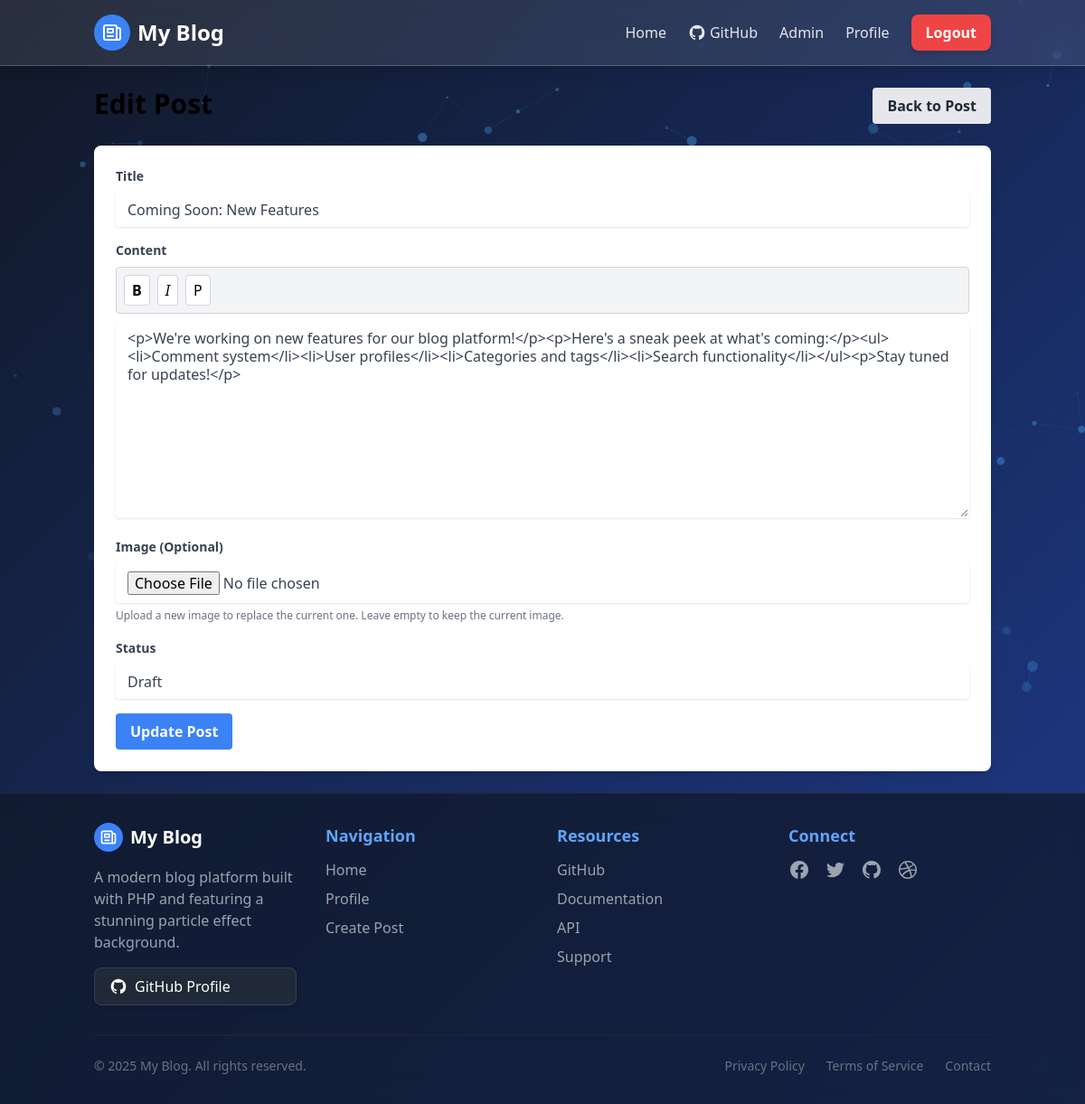
The app's page /public/posts/edit/3 (signed in) with its own data.
### tables this page shows
CREATE TABLE IF NOT EXISTS posts (
  id INT AUTO_INCREMENT PRIMARY KEY,
  user_id INT NOT NULL,
  title VARCHAR(255) NOT NULL,
  slug VARCHAR(255) NOT NULL UNIQUE,
  body TEXT NOT NULL,
  image VARCHAR(255) NOT NULL DEFAULT 'noimage.jpg',
  status ENUM('published', 'draft') NOT NULL DEFAULT 'published',
  created_at TIMESTAMP DEFAULT CURRENT_TIMESTAMP,
  updated_at TIMESTAMP DEFAULT CURRENT_TIMESTAMP ON UPDATE CURRENT_TIMESTAMP,
  FOREIGN KEY (user_id) REFERENCES users(id) ON DELETE CASCADE
);

### app/helpers/Router.php (called while the page is built, shortened)
<?php
class Router {
    protected $currentMethod = DEFAULT_METHOD;
    public function __construct() {
        $url = $this->getUrl();
        if(isset($url[0]) && file_exists('../app/controllers/' . ucwords($url[0]) . '.php')) {
            unset($url[0]);
        }
        $this->currentController = new $this->currentController;
        if(isset($url[1])) {
            if(method_exists($this->currentController, $url[1])) {
                $this->currentMethod = $url[1];
                unset($url[1]);
            }
        }
        $this->params = $url ? array_values($url) : [];
        call_user_func_array([$this->currentController, $this->currentMethod], $this->params);
    }
    public function getUrl() {
        if(isset($_GET['url'])) {
            $url = rtrim($_GET['url'], '/');
            $url = filter_var($url, FILTER_SANITIZE_URL);
            $url = explode('/', $url);
            return $url;
        }
        return ['posts', 'index'];
    }
}
?>

### public/index.php (called while the page is built, shortened)
<?php
require_once '../app/helpers/Router.php';
require_once '../app/models/Database.php';
$router = new Router();
?>

### app/models/Database.php (called while the page is built, shortened)
<?php
class Database {
    private $host = DB_HOST;
    private $user = DB_USER;
    private $pass = DB_PASS;
    private $dbname = DB_NAME;
    private $dbh;
    private $stmt;
    public function __construct() {
        $dsn = 'mysql:host=' . $this->host . ';dbname=' . $this->dbname;
        $options = array(
            PDO::ATTR_PERSISTENT => true,
            PDO::ATTR_ERRMODE => PDO::ERRMODE_EXCEPTION
        );
        try {
            $this->dbh = new PDO($dsn, $this->user, $this->pass, $options);
        } catch(PDOException $e) {
            $this->error = $e->getMessage();
            echo 'Database Connection Error: ' . $this->error;
        }
    }
    public function query($sql) {
        $this->stmt = $this->dbh->prepare($sql);
    }
    public function bind($param, $value, $type = null) {
        if(is_null($type)) {
            switch(true) {
                default:
                    $type = PDO::PARAM_STR;
            }
        }
        $this->stmt->bindValue($param, $value, $type);
    }
    public function execute() {
        return $this->stmt->execute();
    }
    public function single() {
        $this->execute();
        return $this->stmt->fetch(PDO::FETCH_OBJ);
    }
}
?>

### app/models/Post.php (called while the page is built, shortened)
<?php
class Post {
    private $db;
    public function __construct() {
        $this->db = new Database;
    }
    public function getPostById($id) {
        $this->db->query('SELECT p.*, u.username, u.name
                          FROM posts p
                          INNER JOIN users u
                          ON p.user_id = u.id
                          WHERE p.id = :id');
        $this->db->bind(':id', $id);
        return $this->db->single();
    }
}
?>

### app/views/posts/edit.php (the view, shortened to what this page needs)
<?php require APPROOT . '/views/includes/header.php'; ?>
<div class="flex justify-between items-start mb-6">
  <h1 class="text-3xl font-bold">Edit Post</h1>
  <a href="<?php echo BASE_URL; ?>/posts/show/<?php echo $data['id']; ?>" class="bg-gray-200 hover:bg-gray-300 text-gray-800 font-semibold py-2 px-4 rounded">
    <i class="fas fa-arrow-left"></i> Back to Post
  </a>
</div>
<div class="bg-white rounded-lg shadow-md p-6">
  <form action="<?php echo BASE_URL; ?>/posts/edit/<?php echo $data['id']; ?>" method="post" enctype="multipart/form-data">
    <div class="mb-4">
      <label for="title" class="block text-gray-700 text-sm font-bold mb-2">Title</label>
      <input type="text" name="title" id="title" class="shadow appearance-none border rounded w-full py-2 px-3 text-gray-700 leading-tight focus:outline-none focus:shadow-outline <?php echo (!empty($data['title_err'])) ? 'border-red-500' : ''; ?>" value="<?php echo $data['title']; ?>" placeholder="Post Title">
    </div>
    <div class="mb-4">
      <label for="body" class="block text-gray-700 text-sm font-bold mb-2">Content</label>
      <textarea name="body" id="body" rows="10" class="shadow appearance-none border rounded w-full py-2 px-3 text-gray-700 leading-tight focus:outline-none focus:shadow-outline <?php echo (!empty($data['body_err'])) ? 'border-red-500' : ''; ?>" placeholder="Post Content"><?php echo $data['body']; ?></textarea>
    </div>
    <div class="mb-4">
      <label for="image" class="block text-gray-700 text-sm font-bold mb-2">Image (Optional)</label>
      <input type="file" name="image" id="image" class="shadow appearance-none border rounded w-full py-2 px-3 text-gray-700 leading-tight focus:outline-none focus:shadow-outline">
      <span class="text-gray-500 text-xs">Upload a new image to replace the current one. Leave empty to keep the current image.</span>
    </div>
    <?php if(isset($_SESSION['user_role']) && $_SESSION['user_role'] == 'admin'): ?>
      <div class="mb-4">
        <label for="status" class="block text-gray-700 text-sm font-bold mb-2">Status</label>
        <select name="status" id="status" class="shadow appearance-none border rounded w-full py-2 px-3 text-gray-700 leading-tight focus:outline-none focus:shadow-outline">
          <option value="draft" <?php echo ($data['status'] == 'draft') ? 'selected' : ''; ?>>Draft</option>
        </select>
      </div>
    <?php endif; ?>
    <button type="submit" class="bg-blue-500 hover:bg-blue-700 text-white font-bold py-2 px-4 rounded focus:outline-none focus:shadow-outline">
      Update Post
    </button>
  </form>
</div>
<?php require APPROOT . '/views/includes/footer.php'; ?>

### public/css/style.css (style rules this page uses)
input, textarea, select { backdrop-filter: blur(4px); -webkit-backdrop-filter: blur(4px); background-color: rgba(255, 255, 255, 0.05); border: 1px solid rgba(255, 255, 255, 0.1); color: white; transition: all 0.3s ease; max-width: 100%; }

### records on screen
posts: title "Coming Soon: New Features", body "<p>We're working on new features for our blog platform!</p><p>Here's a sneak peek at what's coming:</p><ul><li>Comment system</li><li>User profiles</li><li>Categories and tags</li><li>Search functionality</li></ul><p>Stay tuned for updates!</p>", status "Draft"

### other values on screen
APP_NAME "My Blog"
